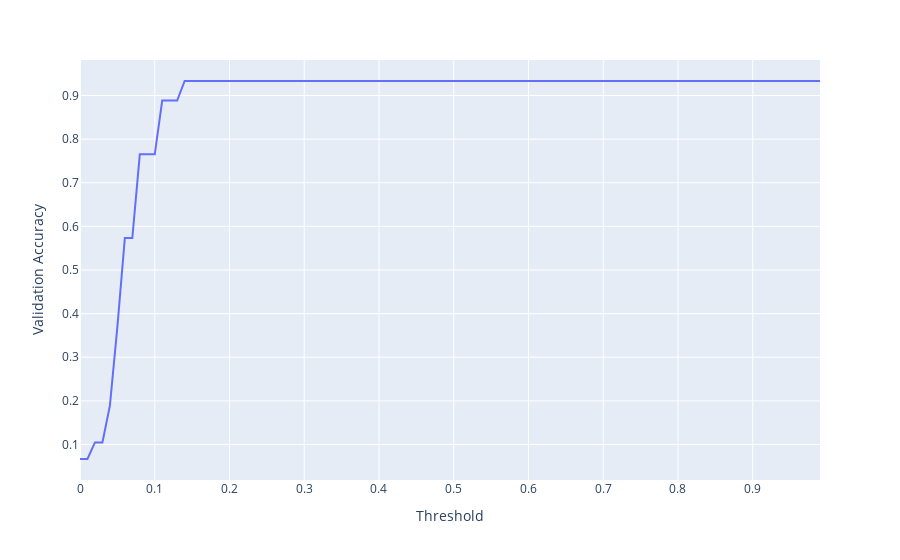

Notebook cell for this chart:
### Code cell
fig = px.line(x=thresholds, y=accs)
fig.update_xaxes(title="Threshold")
fig.update_yaxes(title="Validation Accuracy")
